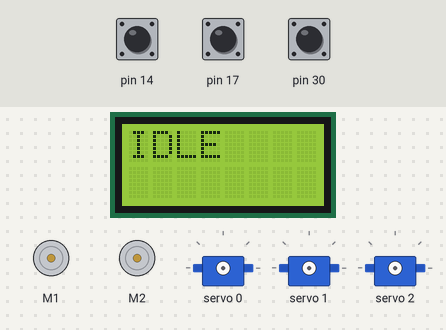
Bench run of a sketch on a simulated Arduino Leonardo, built with avr-gcc and run on an emulated ATmega32U4. On the bench: 2 × DC motor (green arrow = forward, orange = backward, longer = faster), 8×2 character LCD, 3 × servo. Inputs (shaded band) come from the test bench; at power-on: pin 30 HIGH, pin 17 HIGH, pin 14 HIGH.

Above: at 1.2 s.
1.3 s: pin 30 pulled LOW for 0.15 s
At 2.0 s:
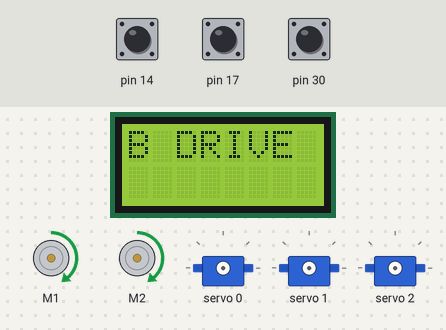
7.4 s: pin 17 pulsed LOW 2 times (0.12 s each, 0.3 s apart)
At 8.1 s:
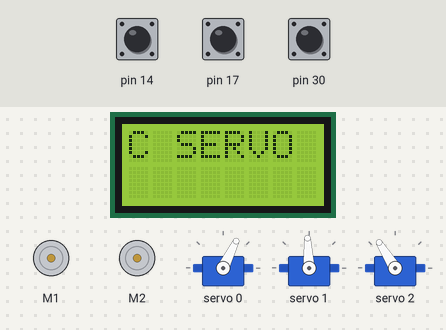
9.5 s: pin 30 pulled LOW for 1 s
At 15.1 s:
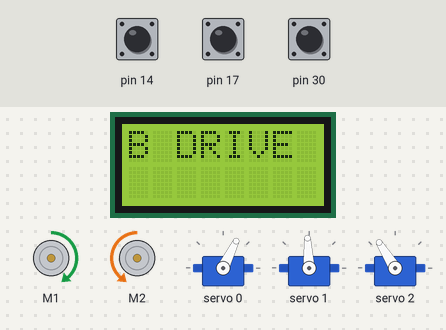
16.5 s: pin 17 pulled LOW for 0.15 s
At 17.2 s:
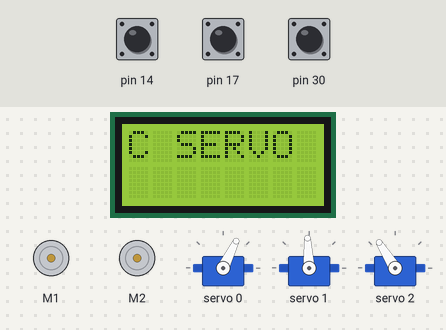
18.1 s: pin 30 pulled LOW for 3.2 s
At 19.5 s:
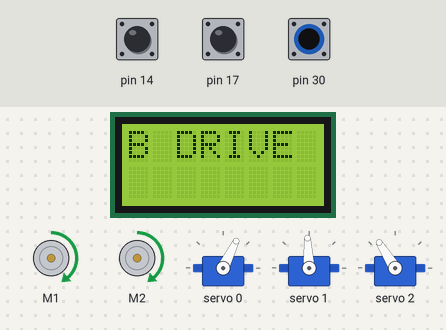
Timing chart, 0 to 25.3 s (numbered marks = the images above; inputs shaded):
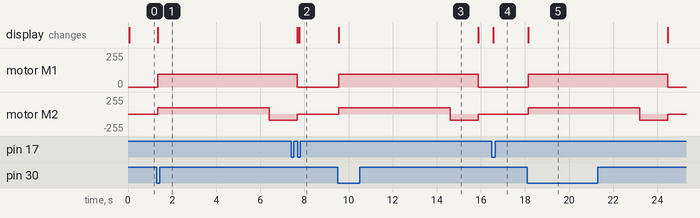

The sketch:

romi_fsm_chord_multimode.ino
```cpp
// snippet: romi_fsm_chord_multimode
// tags: romi, romi32u4, pololu, fsm, state-machine, chord, button, simultaneous, buzzer, note, encoder, drive, turn, pca9685, servo, i2c, lcd, leonardo
// boards: romi32u4
// library: Romi32U4, Adafruit PWM Servo Driver Library
// description: Multi-mode FSM on Romi 32U4 (detected as Arduino Leonardo) driven by button
//   chords. The current mode is shown on the LCD.
//   A + B together -> one buzzer.play() sounding G4 then C5, and print a message over serial.
//   B alone        -> drive forward 2 wheel rotations, then turn ~90 degrees (encoder feedback).
//   C alone        -> move 3 servos on a PCA9685 to preset angles.
//   CHORD DETECTION: getSingleDebouncedPress() consumes each button's edge independently, so it
//     CANNOT distinguish "A+B together" from "B then A". Instead poll isPressed() (a level), wait
//     a short SETTLE window after the first button goes down, then classify the held combination
//     ONCE and latch until all buttons release. This is why "B alone" only fires when A is NOT
//     also held at settle time.
//   Buzzer: Romi32U4Buzzer.play() takes one MML string and plays it in the background (non-
//     blocking). "o4 g o5 c" = G4 then C5. NOT playNote(392,...) chains -- one play() call.
//   90-degree turn: ~725 counts/wheel (wheel dia ~70 mm, track ~141 mm, 1440 counts/rev).
//   2 rotations forward: 2 * 1440 = 2880 counts/wheel.
//   PCA9685: SDA=pin 2, SCL=pin 3, addr 0x40 -- no 32U4 timer used, no clash with the onboard
//     LSM6DS33 (0x6B) or LIS3MDL (0x1E). NOT Servo.h -- it would steal Timer1 from the wheels.
// prompts: Romi button chord FSM, Romi press A and B together buzzer, Romi simultaneous button press, Romi FSM buzzer note G4 C5, Romi drive 2 rotations turn 90, Romi button C PCA9685 3 servos, Romi32U4 multi mode state machine, Romi chord detect isPressed, Romi buzzer serial message button, Romi combined buzzer drive servo FSM
// not-tags: esp32, nano33iot, pico
// exact-include: Romi32U4.h, Wire.h, Adafruit_PWMServoDriver.h

#include <Romi32U4.h>
#include <Wire.h>
#include <Adafruit_PWMServoDriver.h>

Romi32U4Motors   motors;
Romi32U4ButtonA  buttonA;
Romi32U4ButtonB  buttonB;
Romi32U4ButtonC  buttonC;
Romi32U4Buzzer   buzzer;
Romi32U4Encoders encoders;
Romi32U4LCD      lcd;

// PCA9685 for the 3-servo action (SDA=pin 2, SCL=pin 3, default address 0x40)
Adafruit_PWMServoDriver pwm = Adafruit_PWMServoDriver(0x40);
const uint8_t  SERVO_CH[3]   = { 0, 1, 2 };      // three servo channels
const uint16_t SERVO_POSE[3] = { 1200, 1500, 1800 };  // preset pulse widths (us)

// Encoder targets
const int16_t FWD_COUNTS  = 2880;  // 2 wheel rotations (2 * 1440 counts/rev)
const int16_t TURN_COUNTS = 725;   // ~90 deg per wheel
const int16_t DRIVE_SPEED = 150;
const int16_t TURN_SPEED  = 150;

// Chord classifier
const unsigned long SETTLE_MS = 50;  // let the button combination settle before classifying
bool          pressLatched = false;  // true once the current press has been classified
unsigned long pressStart   = 0;

// Non-blocking "B alone" drive sequence: forward 2 rev, then turn 90
enum Task : uint8_t { TASK_NONE, TASK_FORWARD, TASK_TURN };
Task task = TASK_NONE;

// FSM mode purely for the LCD label
enum Mode : uint8_t { MODE_IDLE, MODE_CHORD, MODE_DRIVE, MODE_SERVO };
Mode mode = MODE_IDLE;
Mode shownMode = MODE_CHORD;  // != mode so the first frame refreshes the LCD

void showMode() {
  lcd.clear();
  lcd.gotoXY(0, 0);
  switch (mode) {
    case MODE_IDLE:  lcd.print("IDLE");     break;
    case MODE_CHORD: lcd.print("A+B TONE");  break;
    case MODE_DRIVE: lcd.print("B DRIVE");   break;
    case MODE_SERVO: lcd.print("C SERVO");   break;
  }
}

void startServos() {
  for (uint8_t i = 0; i < 3; i++) {
    pwm.writeMicroseconds(SERVO_CH[i], SERVO_POSE[i]);
  }
}

void setup() {
  Serial.begin(9600);
  Wire.begin();
  pwm.begin();
  pwm.setPWMFreq(50);  // 50 Hz hobby-servo frequency
}

void loop() {
  unsigned long now = millis();

  // ================= Drive task (owns the wheels while active) =================
  if (task != TASK_NONE) {
    switch (task) {
      case TASK_FORWARD:
        motors.setSpeeds(DRIVE_SPEED, DRIVE_SPEED);
        if (abs(encoders.getCountsLeft())  >= FWD_COUNTS &&
            abs(encoders.getCountsRight()) >= FWD_COUNTS) {
          encoders.getCountsAndResetLeft();
          encoders.getCountsAndResetRight();
          task = TASK_TURN;  // chain into the 90-degree turn
        }
        break;
      case TASK_TURN:
        motors.setSpeeds(TURN_SPEED, -TURN_SPEED);  // spin right in place
        if (abs(encoders.getCountsLeft())  >= TURN_COUNTS &&
            abs(encoders.getCountsRight()) >= TURN_COUNTS) {
          motors.setSpeeds(0, 0);
          task = TASK_NONE;
          mode = MODE_IDLE;
        }
        break;
      default: break;
    }
    // While a drive task runs, ignore new button input.
    if (mode != shownMode) { showMode(); shownMode = mode; }
    return;
  }

  motors.setSpeeds(0, 0);  // wheels idle when no drive task is running

  // ================= Chord classifier (level-based, latched) =================
  bool a = buttonA.isPressed();
  bool b = buttonB.isPressed();
  bool c = buttonC.isPressed();
  bool anyDown = a || b || c;

  if (!anyDown) {
    pressLatched = false;  // all released -> ready for the next press
  } else {
    if (!pressLatched && pressStart == 0) {
      pressStart = now;    // a fresh press just began; start the settle timer
    }
    if (!pressLatched && (now - pressStart >= SETTLE_MS)) {
      // Classify the settled combination exactly once.
      if (a && b) {
        mode = MODE_CHORD;
        buzzer.play("o4 g o5 c");        // one call: G4 then C5, non-blocking
        Serial.println("CHORD A+B: G4 + C5");
      } else if (b && !a && !c) {
        mode = MODE_DRIVE;
        encoders.getCountsAndResetLeft();
        encoders.getCountsAndResetRight();
        task = TASK_FORWARD;             // kick off forward-2-rev-then-turn
      } else if (c && !a && !b) {
        mode = MODE_SERVO;
        startServos();
      }
      pressLatched = true;
    }
  }
  if (!anyDown) pressStart = 0;  // reset the settle timer once buttons are released

  // LCD reflects the latest mode
  if (mode != shownMode) { showMode(); shownMode = mode; }
}
```

Measured:
- after the input at 1.3 s, motor M1: stopped → forward 95/255 after 0.05 s; motor M2: stopped → forward 95/255 after 0.05 s, → backward 95/255 5.1 s later; the display: changes after 0.05 s (image 1)
- after the input at 7.4 s, the display: first differs from a run without the input after 0.36 s (image 2)
- after the input at 9.5 s, motor M1: stopped → forward 95/255 after 0.05 s, → stopped 6.3 s later; motor M2: stopped → forward 95/255 after 0.05 s, → backward 95/255 5.1 s later, → stopped 1.3 s later; the display: changes after 0.05 s (image 3)
- after the input at 16.5 s, the display: changes after 0.06 s (image 4)
- after the input at 18.1 s, motor M1: stopped → forward 95/255 after 0.05 s, → stopped 6.3 s later; motor M2: stopped → forward 95/255 after 0.05 s, → backward 95/255 5.1 s later, → stopped 1.3 s later; the display: changes after 0.05 s (image 5)
